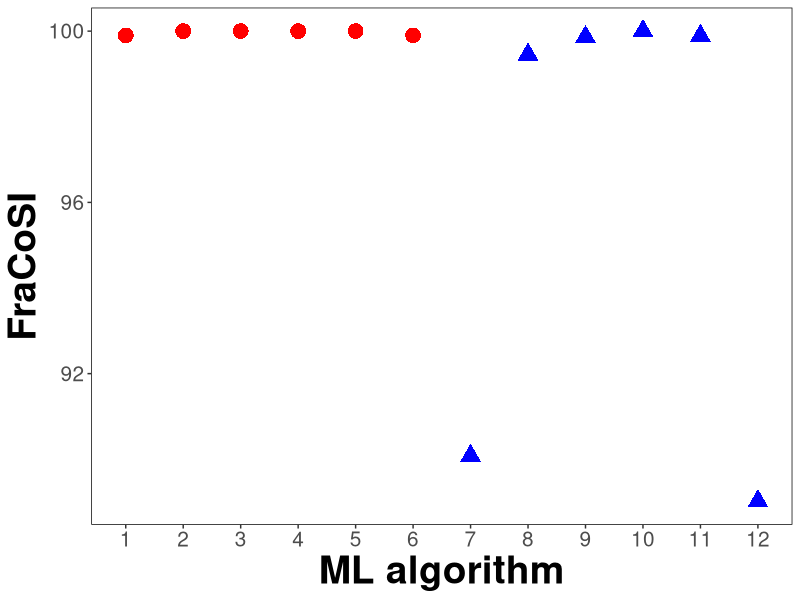

Write the R code that produced this figure.
library(grid)
library(lattice)
library(gridExtra)
library(ggplot2)

setwd("<PathToYourLocalData>")

data=read.csv("DataForFigure2.csv",check.names = FALSE, head=TRUE)

p <- ggplot() + geom_point(aes(x=data$Index[1:6], y=data$FRACOSI[1:6], shape=factor(data$ModelGroup[1:6])), size=5, colour="red") + scale_x_discrete(limits=c("1","2","3","4","5","6"))
p <- p + geom_point(aes(x=data$Index[7:12], y=data$FRACOSI[7:12], shape=factor(data$ModelGroup[7:12])), size=5, colour="blue") + scale_x_discrete(limits=c("1","2","3","4","5","6","7","8","9","10","11","12"))

p <- p + ylab("FraCoSI") + xlab("ML algorithm")
p <- p + theme(panel.grid.major = element_blank(), panel.grid.minor = element_blank(), panel.background=element_rect(fill='white', colour='black'),legend.position="none",plot.title = element_blank(), axis.text.x=element_text(size=15),axis.text.y = element_text(size=15), axis.title.x=element_text(size=28, face="bold"),axis.title.y=element_text(size=28,face="bold"))

p
